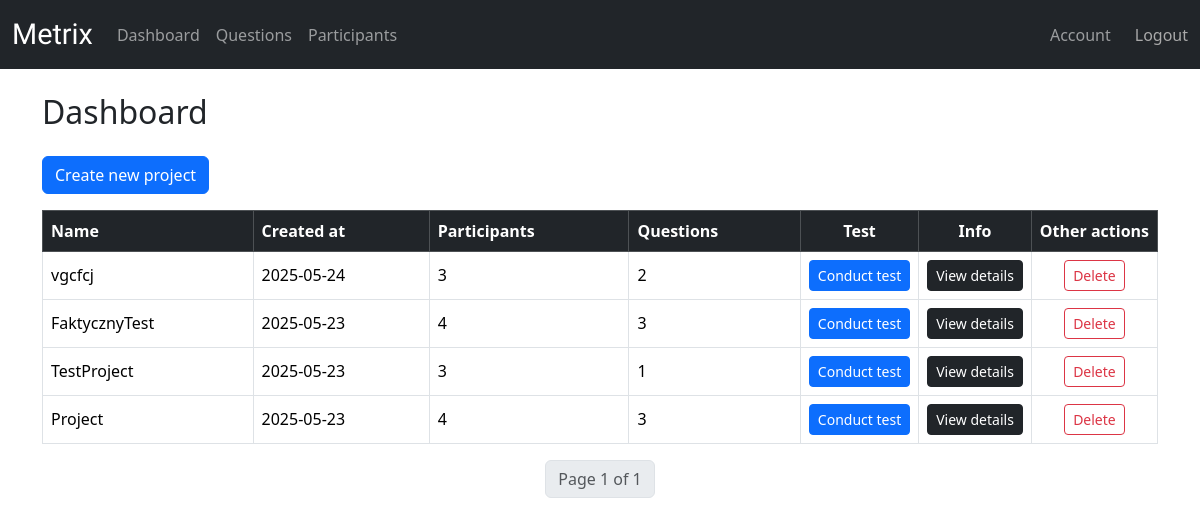
/research/ (signed in), run on an earlier commit of the app's database.
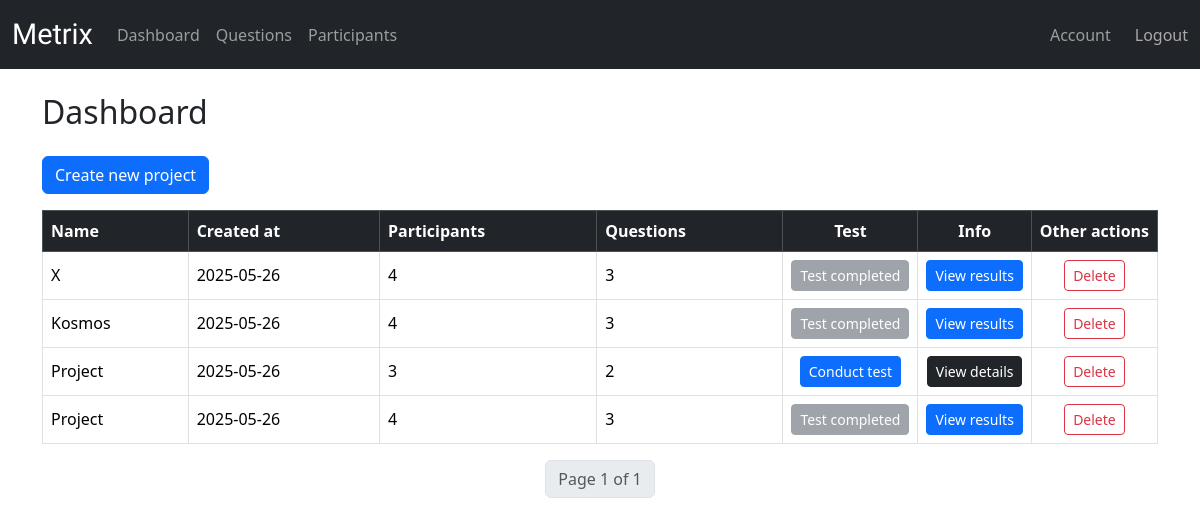
And on a later commit of the database.
### metrix/models.py (models this page shows, shortened)
class Research(models.Model):
    research_id = models.AutoField(primary_key=True)
    owner = models.ForeignKey(settings.AUTH_USER_MODEL, on_delete=models.CASCADE)
    name = models.CharField(max_length=255)
    person_count = models.PositiveIntegerField()
    question_count = models.PositiveIntegerField(default=1)
    created_at = models.DateTimeField(auto_now_add=True)
    updated_at = models.DateTimeField(auto_now=True)
    is_completed = models.BooleanField(default=False)

### metrix/views.py (the view)
# urls.py: path('research/', research, name='research'),
@login_required
def research(request):
    researches = Research.objects.filter(owner=request.user).order_by('-created_at')
    paginator = Paginator(researches, 5)
    page_number = request.GET.get('page')
    page_obj = paginator.get_page(page_number)
    return render(request, 'metrix/research.html', {'page_obj': page_obj})

### metrix/templates/metrix/research.html (shortened to what this page needs)
{% extends "metrix/base.html" %}
{% block content %}
  <h2 class="mb-4">Dashboard</h2>
  <a href="{% url 'add-research' %}" class="btn btn-primary mb-3">Create new project</a>
  {% if page_obj %}
    <div class="table-responsive">
      <table class="table table-bordered table-hover align-middle">
        <thead class="table-dark">
          <tr>
            <th>Name</th>
            <th>Created at</th>
            <th>Participants</th>
            <th>Questions</th>
            <th class="text-nowrap text-center" style="width: 1%;">Test</th>
            <th class="text-nowrap text-center" style="width: 1%;">Info</th>
            <th class="text-nowrap text-center" style="width: 1%;">Other actions</th>
          </tr>
        </thead>
        <tbody>
          {% for research in page_obj %}
            <tr>
              <td>{{ research.name }}</td>
              <td>{{ research.created_at|date:"Y-m-d" }}</td>
              <td>{{ research.person_count }}</td>
              <td>{{ research.question_count }}</td>
              <td class="text-nowrap text-center">
                {% if research.is_completed %}
                  <button class="btn btn-sm btn-secondary" disabled>Test completed</button>
                {% else %}
                  <a href="{% url 'conduct-test' pk=research.research_id step=0 %}" class="btn btn-sm btn-primary">Conduct test</a>
                {% endif %}
              </td>
                <td class="text-nowrap text-center">
                 {% if research.is_completed %}
                  <a href="{% url 'research-detail' research.research_id %}" class="btn btn-sm btn-primary">View results</a>
                  {% else %}
                        <a href="{% url 'research-detail' research.research_id %}" class="btn btn-sm btn-dark">View details</a>
                  {% endif %}
                </td>
                 <td class="text-nowrap text-center">
                    <a href="{% url 'delete-research' research.research_id %}" class="btn btn-sm btn-outline-danger">Delete</a>
              </td>
            </tr>
          {% endfor %}
        </tbody>
      </table>
    </div>
    <nav aria-label="Research pagination">
      <ul class="pagination justify-content-center">
        <li class="page-item disabled">
          <span class="page-link">Page {{ page_obj.number }} of {{ page_obj.paginator.num_pages }}</span>
        </li>
      </ul>
    </nav>
  {% else %}
    <p>No researches found.</p>
  {% endif %}
{% endblock %}

What changed in the data, as far as the page shows it:
removed Research: name "vgcfcj", created_at "2025-05-24", person_count "3", question_count "2", is_completed "Conduct test"
removed Research: name "FaktycznyTest", created_at "2025-05-23", person_count "4", question_count "3", is_completed "Conduct test"
removed Research: name "TestProject", created_at "2025-05-23", person_count "3", question_count "1", is_completed "Conduct test"
removed Research: name "Project", created_at "2025-05-23", person_count "4", question_count "3", is_completed "Conduct test"
added Research: name "X", created_at "2025-05-26", person_count "4", question_count "3", is_completed "Test completed"
added Research: name "Kosmos", created_at "2025-05-26", person_count "4", question_count "3", is_completed "Test completed"
added Research: name "Project", created_at "2025-05-26", person_count "3", question_count "2", is_completed "Conduct test"
added Research: name "Project", created_at "2025-05-26", person_count "4", question_count "3", is_completed "Test completed"
